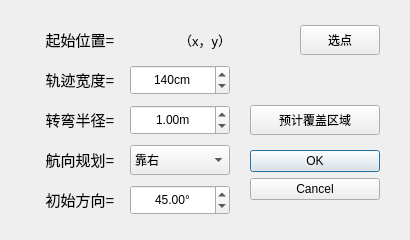
<?xml version="1.0" encoding="UTF-8"?>
<ui version="4.0">
 <class>CoverPathDialog</class>
 <widget class="QDialog" name="CoverPathDialog">
  <property name="geometry">
   <rect>
    <x>0</x>
    <y>0</y>
    <width>410</width>
    <height>240</height>
   </rect>
  </property>
  <property name="windowTitle">
   <string>覆盖式轨迹属性设定</string>
  </property>
  <widget class="QDialogButtonBox" name="buttonOK">
   <property name="geometry">
    <rect>
     <x>250</x>
     <y>150</y>
     <width>130</width>
     <height>80</height>
    </rect>
   </property>
   <property name="orientation">
    <enum>Qt::Vertical</enum>
   </property>
   <property name="standardButtons">
    <set>QDialogButtonBox::Cancel|QDialogButtonBox::Ok</set>
   </property>
  </widget>
  <widget class="QPushButton" name="pushButton_coverPath_pre">
   <property name="geometry">
    <rect>
     <x>250</x>
     <y>105</y>
     <width>130</width>
     <height>30</height>
    </rect>
   </property>
   <property name="text">
    <string>预计覆盖区域</string>
   </property>
  </widget>
  <widget class="QLabel" name="labelPathWidth">
   <property name="geometry">
    <rect>
     <x>30</x>
     <y>60</y>
     <width>100</width>
     <height>40</height>
    </rect>
   </property>
   <property name="text">
    <string>&lt;html&gt;&lt;head/&gt;&lt;body&gt;&lt;p&gt;&lt;span style=&quot; font-size:11pt;&quot;&gt;轨迹宽度=&lt;/span&gt;&lt;/p&gt;&lt;/body&gt;&lt;/html&gt;</string>
   </property>
   <property name="alignment">
    <set>Qt::AlignCenter</set>
   </property>
  </widget>
  <widget class="QSpinBox" name="pathWidthSpinBox">
   <property name="geometry">
    <rect>
     <x>130</x>
     <y>65</y>
     <width>100</width>
     <height>30</height>
    </rect>
   </property>
   <property name="alignment">
    <set>Qt::AlignCenter</set>
   </property>
   <property name="suffix">
    <string>cm</string>
   </property>
   <property name="minimum">
    <number>1</number>
   </property>
   <property name="maximum">
    <number>9999</number>
   </property>
   <property name="singleStep">
    <number>5</number>
   </property>
   <property name="value">
    <number>140</number>
   </property>
  </widget>
  <widget class="QLabel" name="labelMinTurnRadius">
   <property name="geometry">
    <rect>
     <x>30</x>
     <y>100</y>
     <width>100</width>
     <height>40</height>
    </rect>
   </property>
   <property name="text">
    <string>&lt;html&gt;&lt;head/&gt;&lt;body&gt;&lt;p&gt;&lt;span style=&quot; font-size:11pt;&quot;&gt;转弯半径=&lt;/span&gt;&lt;/p&gt;&lt;/body&gt;&lt;/html&gt;</string>
   </property>
   <property name="alignment">
    <set>Qt::AlignCenter</set>
   </property>
  </widget>
  <widget class="QDoubleSpinBox" name="minTurnRaiusSpinBox">
   <property name="geometry">
    <rect>
     <x>130</x>
     <y>105</y>
     <width>100</width>
     <height>30</height>
    </rect>
   </property>
   <property name="focusPolicy">
    <enum>Qt::StrongFocus</enum>
   </property>
   <property name="alignment">
    <set>Qt::AlignCenter</set>
   </property>
   <property name="suffix">
    <string>m</string>
   </property>
   <property name="decimals">
    <number>2</number>
   </property>
   <property name="minimum">
    <double>0.000000000000000</double>
   </property>
   <property name="maximum">
    <double>10000.000000000000000</double>
   </property>
   <property name="singleStep">
    <double>0.100000000000000</double>
   </property>
   <property name="value">
    <double>1.000000000000000</double>
   </property>
  </widget>
  <widget class="QLabel" name="labelPathType">
   <property name="geometry">
    <rect>
     <x>30</x>
     <y>140</y>
     <width>100</width>
     <height>40</height>
    </rect>
   </property>
   <property name="text">
    <string>&lt;html&gt;&lt;head/&gt;&lt;body&gt;&lt;p&gt;&lt;span style=&quot; font-size:11pt;&quot;&gt;航向规划=&lt;/span&gt;&lt;/p&gt;&lt;/body&gt;&lt;/html&gt;</string>
   </property>
   <property name="alignment">
    <set>Qt::AlignCenter</set>
   </property>
  </widget>
  <widget class="QComboBox" name="comboBoxPathType">
   <property name="geometry">
    <rect>
     <x>130</x>
     <y>145</y>
     <width>100</width>
     <height>30</height>
    </rect>
   </property>
   <item>
    <property name="text">
     <string>靠右</string>
    </property>
   </item>
  </widget>
  <widget class="QLabel" name="labelStartPointF">
   <property name="geometry">
    <rect>
     <x>30</x>
     <y>20</y>
     <width>100</width>
     <height>40</height>
    </rect>
   </property>
   <property name="text">
    <string>&lt;html&gt;&lt;head/&gt;&lt;body&gt;&lt;p&gt;&lt;span style=&quot; font-size:11pt;&quot;&gt;起始位置=&lt;/span&gt;&lt;/p&gt;&lt;/body&gt;&lt;/html&gt;</string>
   </property>
   <property name="alignment">
    <set>Qt::AlignCenter</set>
   </property>
  </widget>
  <widget class="QLabel" name="labelStartPointF_data">
   <property name="geometry">
    <rect>
     <x>115</x>
     <y>20</y>
     <width>180</width>
     <height>40</height>
    </rect>
   </property>
   <property name="text">
    <string>&lt;html&gt;&lt;head/&gt;&lt;body&gt;&lt;p&gt;&lt;span style=&quot; font-size:10pt;&quot;&gt;（x，y）&lt;/span&gt;&lt;/p&gt;&lt;/body&gt;&lt;/html&gt;</string>
   </property>
   <property name="alignment">
    <set>Qt::AlignCenter</set>
   </property>
  </widget>
  <widget class="QPushButton" name="pushButton_selectPoint">
   <property name="geometry">
    <rect>
     <x>300</x>
     <y>25</y>
     <width>80</width>
     <height>30</height>
    </rect>
   </property>
   <property name="text">
    <string>选点</string>
   </property>
  </widget>
  <widget class="QLabel" name="labelInitDirection">
   <property name="geometry">
    <rect>
     <x>30</x>
     <y>180</y>
     <width>100</width>
     <height>40</height>
    </rect>
   </property>
   <property name="text">
    <string>&lt;html&gt;&lt;head/&gt;&lt;body&gt;&lt;p&gt;&lt;span style=&quot; font-size:11pt;&quot;&gt;初始方向=&lt;/span&gt;&lt;/p&gt;&lt;/body&gt;&lt;/html&gt;</string>
   </property>
   <property name="alignment">
    <set>Qt::AlignCenter</set>
   </property>
  </widget>
  <widget class="QDoubleSpinBox" name="SpinBox_initDirection">
   <property name="enabled">
    <bool>true</bool>
   </property>
   <property name="geometry">
    <rect>
     <x>130</x>
     <y>185</y>
     <width>100</width>
     <height>30</height>
    </rect>
   </property>
   <property name="focusPolicy">
    <enum>Qt::StrongFocus</enum>
   </property>
   <property name="alignment">
    <set>Qt::AlignCenter</set>
   </property>
   <property name="suffix">
    <string>°</string>
   </property>
   <property name="decimals">
    <number>2</number>
   </property>
   <property name="minimum">
    <double>0.000000000000000</double>
   </property>
   <property name="maximum">
    <double>360.000000000000000</double>
   </property>
   <property name="singleStep">
    <double>1.000000000000000</double>
   </property>
   <property name="value">
    <double>45.000000000000000</double>
   </property>
  </widget>
 </widget>
 <resources/>
 <connections/>
</ui>
